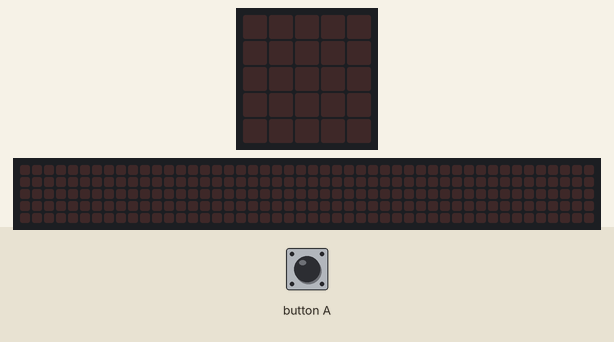
This program was run on a simulated BBC micro:bit running MicroPython. On the bench: the board's 5×5 LED display, a strip that is not on the board, showing the scrolling text unrolled. The test bench sets the inputs (shaded band). Random numbers come from a fixed seed; the 48×5 strip is a reading aid, not a part: it shows the text the display is scrolling, unrolled, one strip-width of it at a time.

Above: at 1.2 s.
1.3 s: button A pressed for 0.15 s
At 1.37 s:
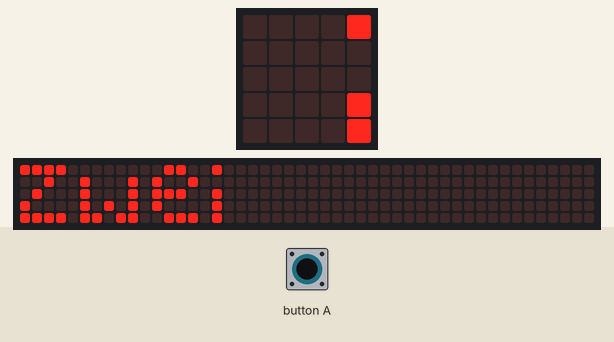
4.3 s: button A pressed for 1 s
At 4.92 s:
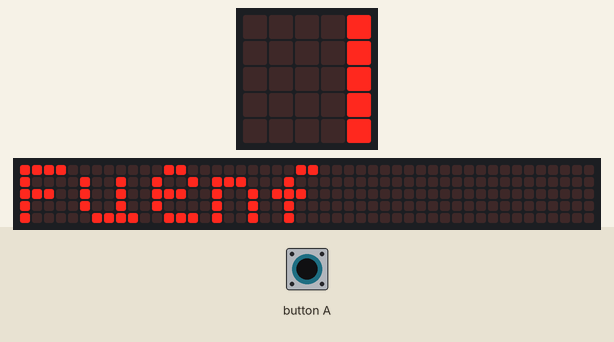
7.3 s: button A pressed for 3.2 s
At 9.52 s:
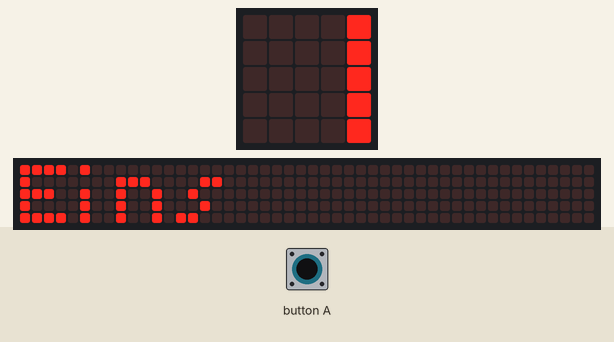
12.0 s: button A pressed for 1 s
At 16.0 s:
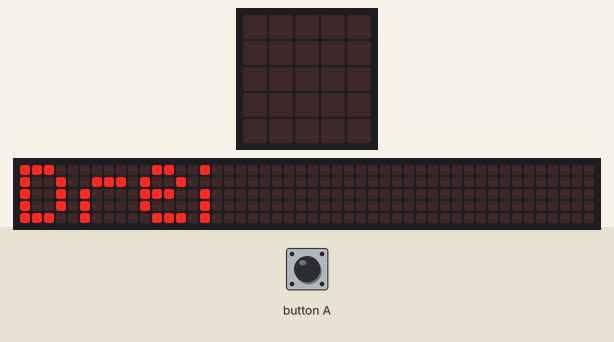
18.0 s: button A held down
At 18.27 s:
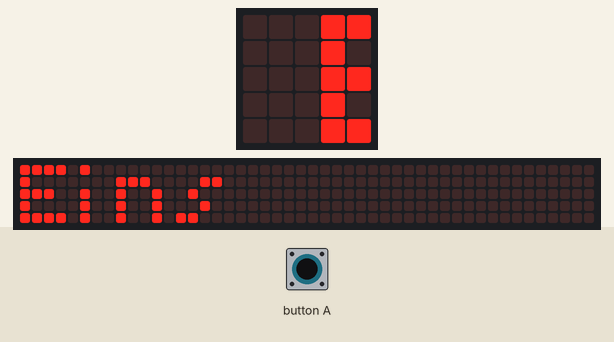

Measured:
- after the input at 1.3 s, the display: changes at once (image 1)
- after the input at 18.0 s, the display: first changes after 0.05 s (image 5 shows a later state)

The program:

dice1.py
```python
# import microbit and random modules
from microbit import *
import random

# create a list of strings called VALS
VALS    = ["Eins",
            "Zwei",
            "Drei",
            "Vier",
            "Fuenf",
            "Sechs"
           ]

# create an endless loop waiting for button_a to be pressed
while True:
    if button_a.is_pressed():
        display.scroll(random.choice(VALS))
    sleep(100)
```
